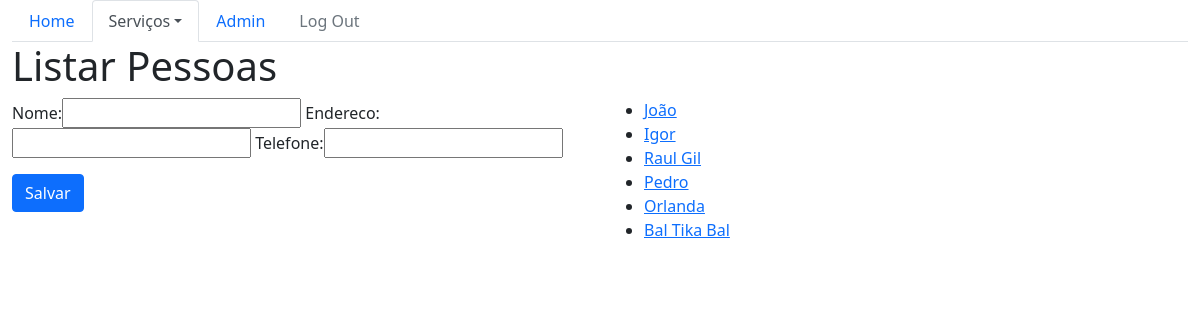
/core/pessoas/, run on an earlier commit of the app's database.
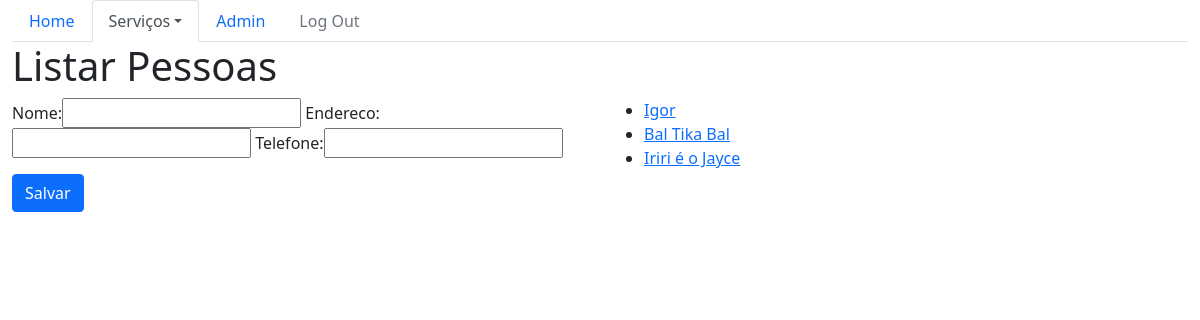
And on a later commit of the database.
### core/models.py (models this page shows)
class Pessoa(models.Model):
    nome = models.CharField(max_length=100)
    endereco = models.CharField(max_length=200)
    telefone = models.CharField(max_length=20)
    def __str__(self):
        return self.nome

### core/views.py (the view)
# urls.py: path('pessoas/', lista_pessoas, name='core_lista_pessoas'),
def lista_pessoas(request):
    data = {}
    pessoas = Pessoa.objects.all()
    form = PessoaForm()
    data['titulo'] = 'Pessoas'
    data['objs'] = pessoas
    data['form'] = form
    data['create_url'] = 'core_pessoa_novo'
    data['update_url'] = 'core_pessoa_update'
    return render(request, 'core/listar.html', data)

### core/forms.py
class PessoaForm(ModelForm):
    class Meta:
        model = Pessoa
        fields = '__all__'

### core/templates/core/listar.html (shortened to what this page needs)
{% extends 'base.html' %}
{% load bootstrap %}
{% block menu %}
    <ul class="nav nav-tabs">
        <li class="nav-item">
            <a class="nav-link" aria-current="page" href="{% url 'core_home' %}">Home</a>
        </li>
        <li class="nav-item dropdown">
            <a class="nav-link active dropdown-toggle" data-bs-toggle="dropdown" href="#" role="button"
                aria-expanded="false">Serviços</a>
        </li>
        <li class="nav-item">
            <a class="nav-link" href="/admin">Admin</a>
        </li>
        <li class="nav-item">
            <a class="nav-link disabled" href="#">Log Out</a>
        </li>
    </ul>
{% endblock %}
{% block main %}
    <div class="row">
        <div class="col">
            <h1>Listar {{ titulo }}</h1>
        </div>
    </div>
    <div class="row">
        <div class="col-sm-6">
            <form action="{% url create_url %}" method="POST">
                {{ form|bootstrap }}
                <button type="submit" class="btn btn-primary">Salvar</button>
            </form>
        </div>
        <div class="col-sm-6">
            <ul>
                {% for obj in objs %}
                    <li>
                        <a href="{% url update_url obj.id %}">{{ obj }}</a>
                    </li>
                {% endfor %}
            </ul>
        </div>
    </div>
{% endblock %}

### templates/base.html (shortened to what this page needs)
{% load static %}
<!DOCTYPE html>
<html lang="en">
<head>
    <link rel="stylesheet" href="{% static 'bootstrap/css/bootstrap.css' %}">
</head>
<body>
    <div class="container-fluid">
        {% block menu %}
        {% endblock %}
        {% block main %}
        {% endblock %}
    </div>
</body>
</html>

What changed in the data, as far as the page shows it:
removed Pessoa: nome "João"
removed Pessoa: nome "Raul Gil"
removed Pessoa: nome "Pedro"
removed Pessoa: nome "Orlanda"
added Pessoa: nome "Iriri é o Jayce"
